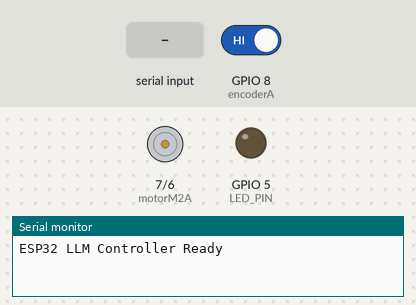
The sketch below on a simulated ESP32-S3. Parts: motor-driver pin pairs drawn as motors (green arrow = first pin HIGH = forward, orange = second pin HIGH = backward, longer = more drive), output pins drawn as LEDs (lit = HIGH), the last lines printed to the serial monitor. Inputs (shaded band) come from the test bench; at power-on: GPIO 8 (encoderA) HIGH.

Above: at 2.2 s.
2.3 s: "LED:1\n" received over Serial
At 3.1 s:
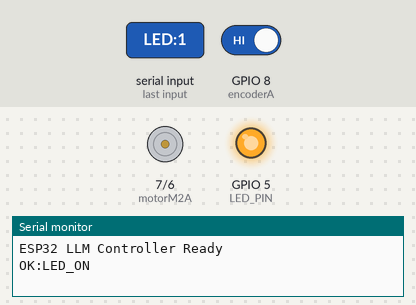
3.8 s: "MOTOR:FWD:\n" received over Serial
At 4.8 s:
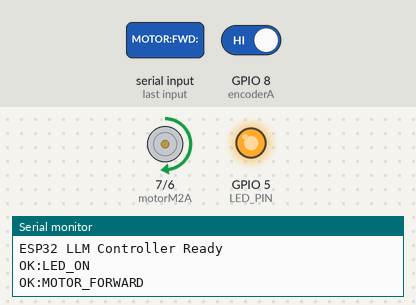
5.3 s: "LED:0\n" received over Serial
At 6.5 s:
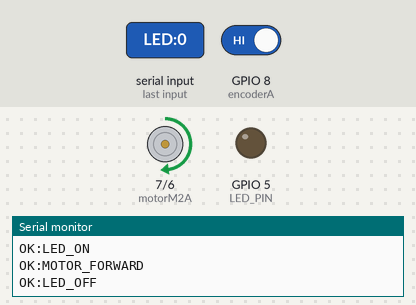
6.8 s: "MOTOR:REV:\n" received over Serial
At 8.0 s:
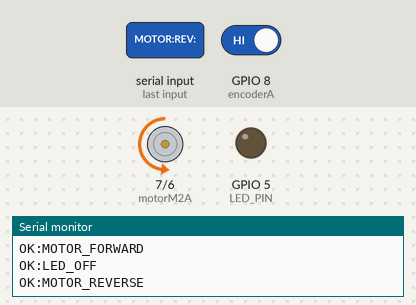
8.3 s: "LED:1\n" received over Serial
At 8.9 s:
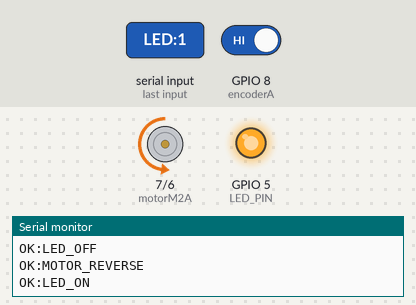
Timing chart, 0 to 10.8 s (numbered marks = the images above; inputs shaded):
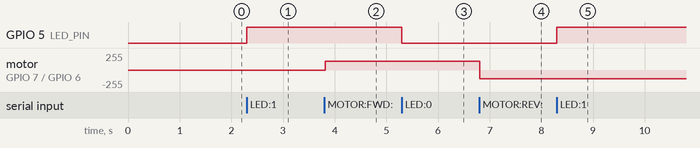

Measured:
- after the input at 2.3 s, GPIO 5 (LED_PIN): LOW → HIGH at once
- after the input at 3.8 s, motor on GPIO 7 (motorM2A) / GPIO 6 (motorM2B): stopped → forward 130/255 at once
- after the input at 5.3 s, GPIO 5 (LED_PIN): HIGH → LOW at once
- after the input at 6.8 s, motor on GPIO 7 (motorM2A) / GPIO 6 (motorM2B): forward 130/255 → backward 130/255 at once
- after the input at 8.3 s, GPIO 5 (LED_PIN): LOW → HIGH at once

The sketch:

ESP32_Motor_LLM.ino
```cpp
// =====================================================
// ESP32-S3 Super Mini
// Cytron Maker Drive + Encoder + LED + LLM Control
// Compatible with your Python Voice_LLM script
// =====================================================


// ============================
// LED
// ============================
const int LED_PIN = 5;


// ============================
// Encoder Pins
// ============================
const int encoderA = 8;
const int encoderB = 9;


// ============================
// Motor Driver Pins
// ============================
const int motorM2A = 7;
const int motorM2B = 6;


// ============================
// Encoder Variables
// ============================
volatile long pulseCount = 0;


// ============================
// Motion Variables
// ============================
long targetPulse = 0;

bool motorEnabled = false;
bool targetReached = false;


// ============================
// PID Parameters
// ============================
float Kp = 1.2;
float Ki = 0.0;
float Kd = 0.08;


// ============================
// PID Variables
// ============================
float error = 0;
float previousError = 0;
float integral = 0;
float derivative = 0;

int motorPWM = 0;


// ============================
// Motor Settings
// ============================
const int maxPWM = 130;
const int minPWM = 45;

const int stopRange = 2;


// ============================
// Timing
// ============================
unsigned long lastPIDTime = 0;
const unsigned long pidInterval = 20;


// =====================================================
// Encoder ISR
// =====================================================
void IRAM_ATTR readEncoder()
{
  int B = digitalRead(encoderB);

  if (B == HIGH)
  {
    pulseCount++;
  }
  else
  {
    pulseCount--;
  }
}


// =====================================================
// Motor Functions
// =====================================================
void motorForward(int speedValue)
{
  analogWrite(motorM2A, speedValue);
  analogWrite(motorM2B, 0);
}

void motorReverse(int speedValue)
{
  analogWrite(motorM2A, 0);
  analogWrite(motorM2B, speedValue);
}

void stopMotor()
{
  analogWrite(motorM2A, 0);
  analogWrite(motorM2B, 0);
}


// =====================================================
// Start Motion
// =====================================================
void startMove(long pulses)
{
  noInterrupts();
  pulseCount = 0;
  interrupts();

  integral = 0;
  previousError = 0;
  derivative = 0;

  targetPulse = pulses;

  targetReached = false;
  motorEnabled = true;
}


// =====================================================
// PID Control
// =====================================================
void runPID()
{
  if (!motorEnabled)
  {
    stopMotor();
    return;
  }

  long currentPulse;

  noInterrupts();
  currentPulse = pulseCount;
  interrupts();

  error = targetPulse - currentPulse;

  if (abs(error) <= stopRange)
  {
    stopMotor();

    motorEnabled = false;
    targetReached = true;

    integral = 0;
    previousError = error;

    Serial.println("TARGET_REACHED");

    return;
  }

  integral += error;

  integral = constrain(
    integral,
    -300,
    300
  );

  derivative = error - previousError;

  float output =
      (Kp * error) +
      (Ki * integral) +
      (Kd * derivative);

  previousError = error;

  output = constrain(
      output,
      -maxPWM,
      maxPWM);

  motorPWM = abs(output);

  if (motorPWM > 0 && motorPWM < minPWM)
  {
    motorPWM = minPWM;
  }

  // Soft slowdown near target
  if (abs(error) < 50)
  {
    motorPWM = min(motorPWM, 80);
  }

  if (abs(error) < 20)
  {
    motorPWM = min(motorPWM, 60);
  }

  if (output > 0)
  {
    motorForward(motorPWM);
  }
  else
  {
    motorReverse(motorPWM);
  }
}


// =====================================================
// STATUS Command
// =====================================================
void sendStatus()
{
  long currentPulse;

  noInterrupts();
  currentPulse = pulseCount;
  interrupts();

  Serial.print("Pulse=");
  Serial.print(currentPulse);

  Serial.print(",Target=");
  Serial.print(targetPulse);

  Serial.print(",Error=");
  Serial.print(error);

  Serial.print(",PWM=");
  Serial.print(motorPWM);

  Serial.print(",State=");

  if (motorEnabled)
  {
    Serial.println("MOVING");
  }
  else if (targetReached)
  {
    Serial.println("REACHED");
  }
  else
  {
    Serial.println("IDLE");
  }
}


// =====================================================
// Command Processing
// =====================================================
void processCommand(String cmd)
{
  cmd.trim();

  // -------------------------
  // PING
  // -------------------------
  if (cmd == "PING")
  {
    Serial.println("PONG");
    return;
  }

  // -------------------------
  // LED ON
  // -------------------------
  if (cmd == "LED:1")
  {
    digitalWrite(LED_PIN, HIGH);
    Serial.println("OK:LED_ON");
    return;
  }

  // -------------------------
  // LED OFF
  // -------------------------
  if (cmd == "LED:0")
  {
    digitalWrite(LED_PIN, LOW);
    Serial.println("OK:LED_OFF");
    return;
  }

  // -------------------------
  // MOTOR STOP
  // -------------------------
  if (cmd == "MOTOR:STOP")
  {
    motorEnabled = false;
    stopMotor();

    Serial.println("OK:MOTOR_STOPPED");
    return;
  }

  // -------------------------
  // STATUS
  // -------------------------
  if (cmd == "STATUS")
  {
    sendStatus();
    return;
  }

  // -------------------------
  // MOTOR:FWD:330
  // -------------------------
  if (cmd.startsWith("MOTOR:FWD:"))
  {
    String pulseText = cmd.substring(10);

    long pulses = pulseText.toInt();

    if (pulses <= 0)
    {
      pulses = 330;
    }

    startMove(pulses);

    Serial.println("OK:MOTOR_FORWARD");
    return;
  }

  // -------------------------
  // MOTOR:REV:330
  // -------------------------
  if (cmd.startsWith("MOTOR:REV:"))
  {
    String pulseText = cmd.substring(10);

    long pulses = pulseText.toInt();

    if (pulses <= 0)
    {
      pulses = 330;
    }

    startMove(-pulses);

    Serial.println("OK:MOTOR_REVERSE");
    return;
  }

  Serial.println("ERR");
}


// =====================================================
// Serial Processing
// =====================================================
void checkSerial()
{
  if (!Serial.available())
  {
    return;
  }

  String cmd = Serial.readStringUntil('\n');

  processCommand(cmd);
}


// =====================================================
// Setup
// =====================================================
void setup()
{
  Serial.begin(115200);

  pinMode(LED_PIN, OUTPUT);

  pinMode(encoderA, INPUT_PULLUP);
  pinMode(encoderB, INPUT_PULLUP);

  pinMode(motorM2A, OUTPUT);
  pinMode(motorM2B, OUTPUT);

  digitalWrite(LED_PIN, LOW);

  stopMotor();

  attachInterrupt(
      digitalPinToInterrupt(encoderA),
      readEncoder,
      RISING);

  delay(1000);

  Serial.println("ESP32 LLM Controller Ready");

  noInterrupts();
  pulseCount = 0;
  interrupts();

  lastPIDTime = millis();
}


// =====================================================
// Main Loop
// =====================================================
void loop()
{
  checkSerial();

  unsigned long now = millis();

  if (now - lastPIDTime >= pidInterval)
  {
    runPID();
    lastPIDTime = now;
  }
}
```
